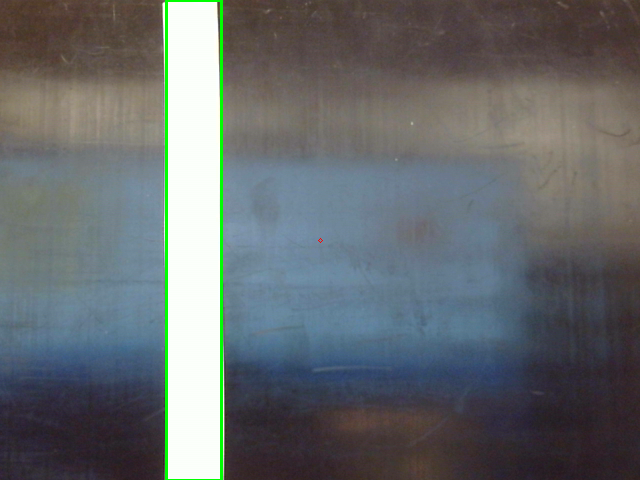
#> input picture src/lab3/example1.png, 640 x 480 px, given in place of the camera
$ python LineTracking.py   (older library calls are emulated)
#> lines starting #> are read from the running program, lines starting #| are printed output that depends on the picture; after the words box and inside, x2 and y2 are one past the last pixel; in counts of white or black regions, pixels touching at a corner belong together; long printed decimals are rounded
#> in main, frame is the input picture: shape (480, 640, 3); mean B, G, R 109.4, 107.3, 102.4
import cv2
import numpy as np
from cv2.typing import Point


def detectLine(
        frame: np.ndarray,
        des_color: np.ndarray,
        thresh: float = 100.0,
        gradient_threshold: float = 15.0,
        min_area_px: int = 20,
        max_area_fraction: float = 0.6,
        morph_kernel: int = 1):
    """
    Process the given frame to detect and track the center of a white line.

    Args:
        frame (numpy.ndarray): The input frame from the webcam.

    Returns:
        lineCenter: A number between [-1, 1] denoting where the center of the line is relative to the frame.
        newFrame: Processed frame with the detected line marked using cv2.rectangle() and center marked using cv2.circle().
    """
#> called with des_color = (255, 255, 255), thresh = 100, gradient_threshold = 15, min_area_px = 20, max_area_fraction = 0.6, morph_kernel = 1

    # may be unnecessary
    gray = cv2.cvtColor(frame, cv2.COLOR_BGR2GRAY)
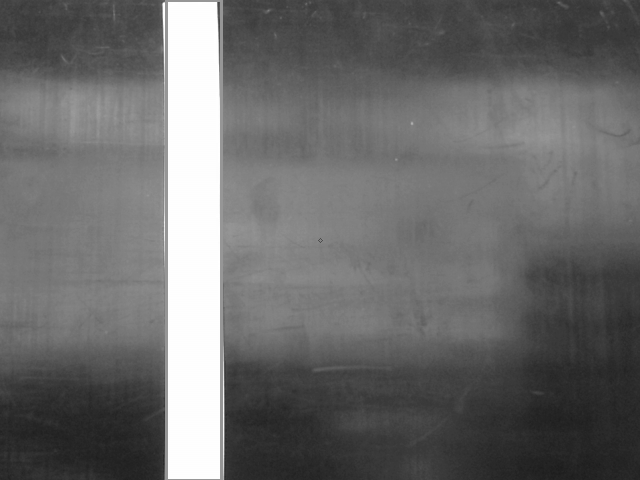
#> gray: shape (480, 640); min 28, max 255, mean 106.1
    blurred = cv2.GaussianBlur(gray, (5, 5), 0)
    height, width = frame.shape[:2]
#> height = 480; width = 640

    # sobel in both directions
    gx = cv2.Sobel(blurred, cv2.CV_32F, 1, 0, ksize=3) # claude suggested this kernel size
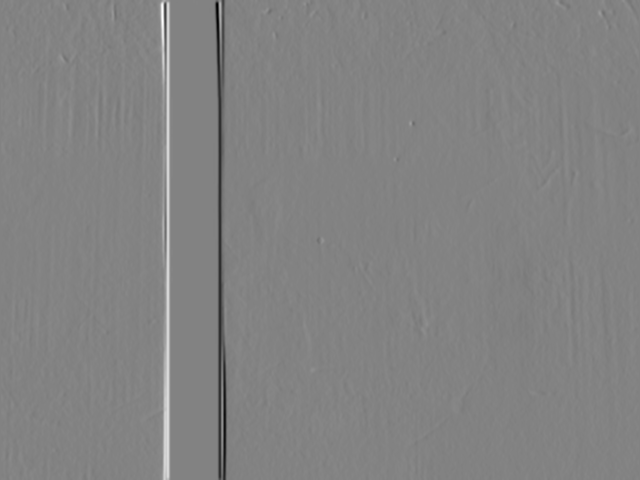
#> gx: shape (480, 640) float32; min -417, max 395, mean -0.2; drawn with min black and max white
    gy = cv2.Sobel(blurred, cv2.CV_32F, 0, 1, ksize=3)
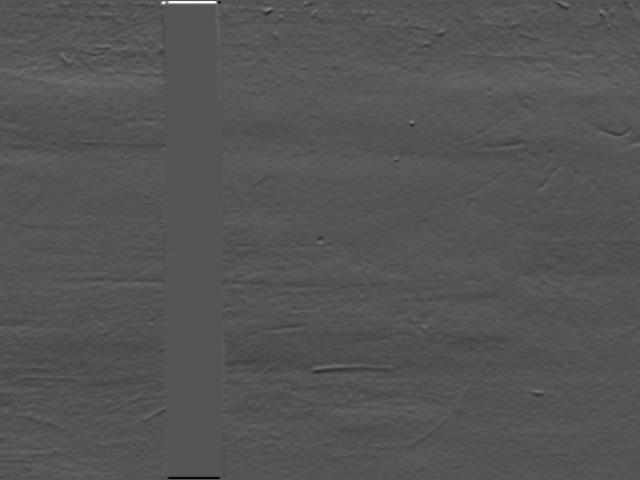
#> gy: shape (480, 640) float32; min -131, max 260, mean -0.3; drawn with min black and max white

    # overall gradient/edges
    grad_mag = cv2.magnitude(gx, gy)
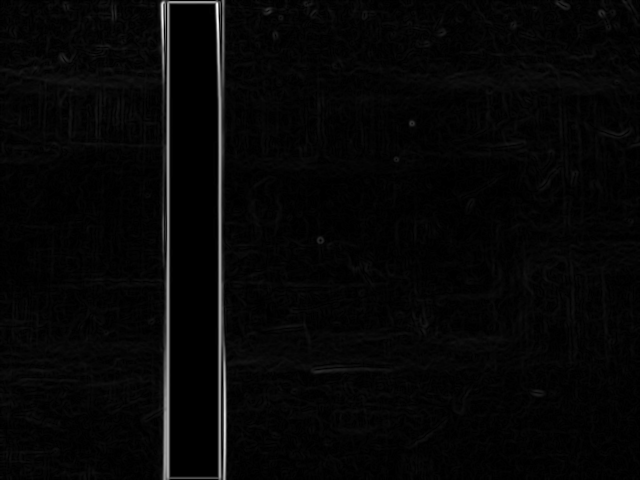
#> grad_mag: shape (480, 640) float32; min 0, max 417.3, mean 10.8; drawn with min black and max white
    edges = (grad_mag > gradient_threshold).astype(np.uint8) * 255
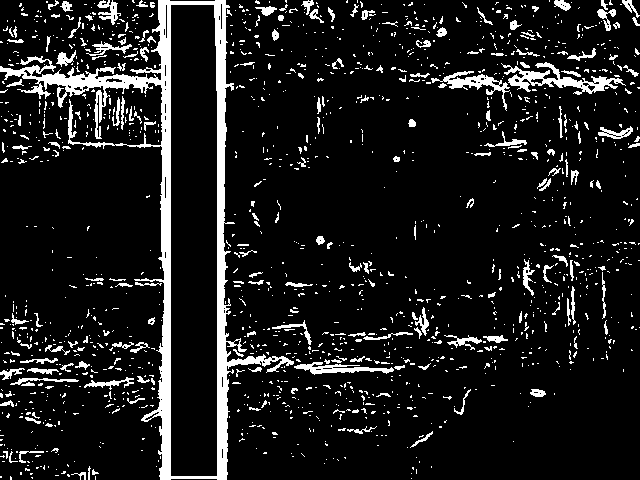
#> edges: shape (480, 640); 10.4% white; 1512 white regions (1315 under 20 px), largest, box (x1, y1, x2, y2) and area: (0, 0, 294, 480) 13380, (501, 62, 626, 95) 1272, (431, 71, 510, 111) 719

    # thicken edges
    k = max(1, morph_kernel)
    kernel = cv2.getStructuringElement(cv2.MORPH_ELLIPSE, (k, k))
    # edges_dilated = cv2.dilate(edges, kernel, iterations=1)

    # this does it without thickening edges
    edges_closed = cv2.morphologyEx(edges, cv2.MORPH_CLOSE, kernel)
    regions = cv2.bitwise_not(edges_closed)

    num_labels, labels, stats, _ = cv2.connectedComponentsWithStats(regions, connectivity=8)
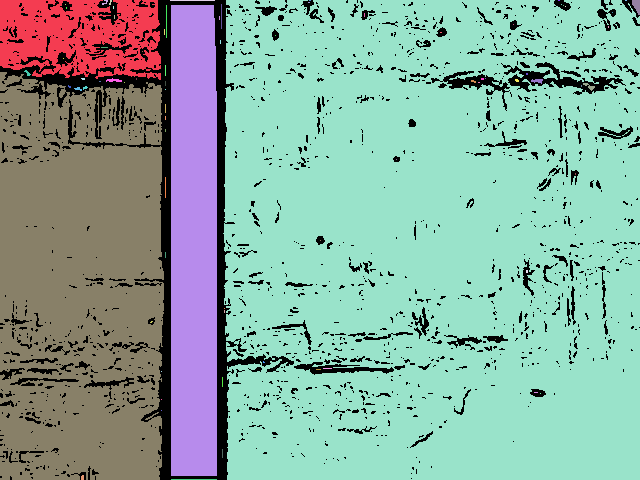
#> labels: shape (480, 640) int32; 82 distinct labels, from 0 to 81; one colour per label, 0 black
#> num_labels = 82; stats = 82 rows, first 6: [0, 0, 640, 480, 32068], [0, 0, 161, 80, 9572], [102, 0, 6, 5, 14], [109, 0, 3, 5, 9], [170, 0, 45, 1, 45], [223, 0, 417, 480, 184802]
    max_area = max_area_fraction * width * height
#> max_area = 184320


    for i in range(1, num_labels):  # skip background label 0
        x, y, w, h, area = stats[i]
        if area < min_area_px or area > max_area:
            continue
        avg_color = frame[labels == i].mean(axis=0)
        if np.linalg.norm(avg_color - des_color) < thresh:
            centerpt = (x + w/2, y + h/2)
            lineCenter = (centerpt[0] - width/2) / (width/2)
            newFrame = cv2.rectangle(frame, (x, y), (x + w, y + h), (0, 255, 0), 2)
            newFrame = cv2.circle(newFrame, (width//2, height//2), 2, (0, 0, 255))
            return lineCenter, newFrame
#> this loop made 13 passes
#> (x, y, w, h, area, avg_color, centerpt, lineCenter) on pass 13: (171, 5, 46, 471, 21526, [250, 255, 251], (194, 240.5), -0.394)
#> (x, y, w, h, area, avg_color) on passes 1, 4, 9, 12: (0, 0, 161, 80, 9572, [60.59, 70.98, 87.63]), (170, 0, 45, 1, 45, [0, 255, 0]), (632, 0, 8, 15, 82, [45.93, 56.82, 72.21]), (166, 5, 1, 33, 33, [0, 255, 0])

    return None, frame


def main():
    cam = cv2.VideoCapture(0)  # Open webcam

    while cam.isOpened():
        ret, frame = cam.read()
        if not ret:
            break

        lineCenter, newFrame = detectLine(frame, (255, 255, 255))
#> lineCenter = -0.394

        print(f"LineCenter: {lineCenter}")
#| LineCenter: -0.3937
        cv2.imshow("frame",newFrame)

        if cv2.waitKey(1) & 0xFF == ord('q'):
#> (key q is pressed here)
            break

    cam.release()
    cv2.destroyAllWindows()

if __name__ == "__main__":
    main()
